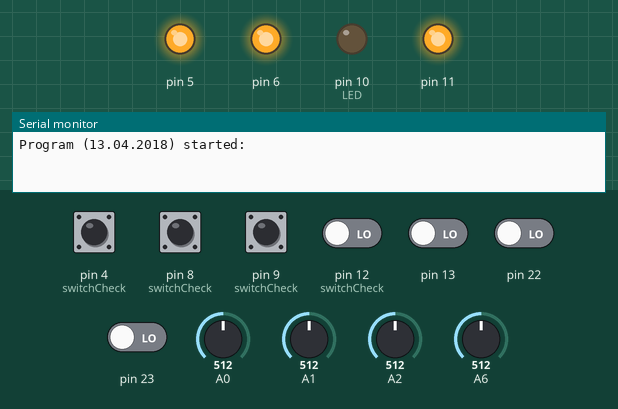
This program was run on a simulated Arduino Nano, built with avr-gcc and run on an emulated ATmega328P. Parts: output pins drawn as LEDs (lit = HIGH), the last lines printed to the serial monitor. Dashed ring = blinking. Inputs (shaded band) come from the test bench; at power-on: pin 9 (switchCheck) HIGH, pin 4 (switchCheck), pin 8 (switchCheck), pin 12 (switchCheck), pin 13, pin 22, pin 23 LOW, A6 = 512, A0 = 512, A1 = 512, A2 = 512.

Above: at 1.2 s.
1.3 s: pin 4 (switchCheck) pulled HIGH for 0.15 s
At 1.7 s:
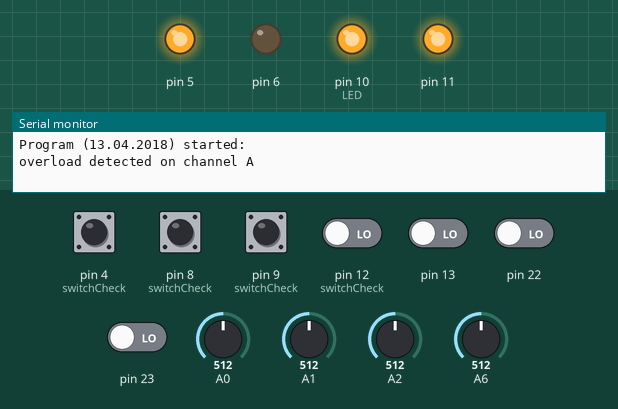
11.7 s: A6 set to 106
21.6 s: A6 set to 94
At 22.14 s:
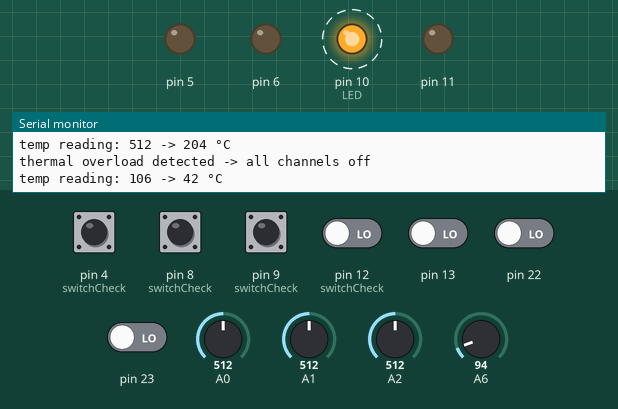
32.2 s: pin 8 (switchCheck) pulled HIGH for 0.15 s
At 33.6 s:
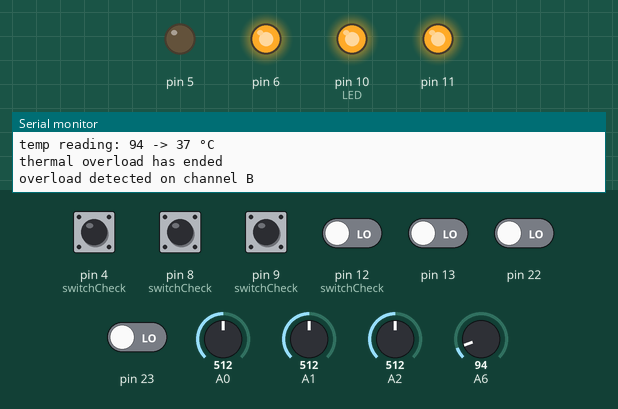
Timing chart, 0 to 38.8 s (numbered marks = the images above; inputs shaded):
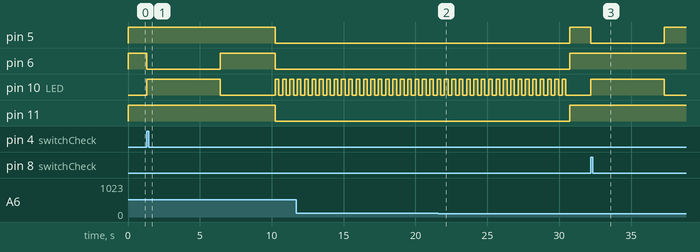

Measured:
- the behaviour switches between 100 and 99 on A6 (found by bisection; images 1 and 2)
- after the input at 1.3 s, pin 6: HIGH → LOW after 0.00 s instead of 8.9 s
- after the input at 21.6 s, pin 5, pin 6, pin 11: LOW → HIGH after 9.1 s; pin 10 (LED): goes on until 30.5 s, then stays LOW
- after the input at 32.2 s, pin 5: HIGH → LOW at once, → HIGH 5.1 s later; pin 10 (LED): LOW → HIGH at once, → LOW 5.1 s later

The program:

main.cpp
```cpp
/*
 * LED-Strip Light Organ with 3 channels
 *
 * Bass:  level at ADC0 (PC0, Arduino Nano: A0) determines PWM value at OC0A (PD6, Arduino Nano: D6),
 *        associated overload signal at PD4 (PCINT20, Arduino Nano: D4)
 * Middle: level at ADC1 (PC1, Arduino Nano: A1) determines PWM value at OC0B (PD5, Arduino Nano: D5)
 *         associated overload signal at PB0 (PCINT0, Arduino Nano: D8)
 * Treble: level at ADC2 (PC2, Arduino Nano: A2) determines PWM value at OC2A (PB3, Arduino Nano: D11)
 *         associated overload signal at PB4 (PCINT4, Arduino Nano: D12)
 * Overload: LED at PB2 (Arduino Nano: D10)
 *           A single channel stays off for 5 sec after detecting a current overload.
 *           After detecting thermal overload (ca. 50° celsius) ALL channels stay off until temperature
 *           drops below 40° celsius or after reboot when temp < 50 deg.
 * Temperature control: LM35 delivers 0mV + 10mV per deg celsius at ADC6 (Arduino Nano: A6).
 * Mode Switch: connected to PB1 (Arduino Nano: D9) for selecting operation mode.
 *
 * Created: 07.07.2017
 * Author : Thomas Jentzsch (yellobyte@bluewin.ch)
 */

#include <Arduino.h>

#define NUM_WORKING_MODES 3
#define NUM_CHANNELS      3
#define OL_TIMER_VALUE    5000          // 5s
#define TIMER_TEMPERATURE 10000         // 10s
#define ADC_REF_EXT       0
#define ADC_REF_VCC       1

volatile uint8_t overload;              // overload marker: Bit 7 for temp & Bit 2-0 for channels
volatile uint8_t overloadMessage;       // overload message to be printed
volatile uint8_t blinkStatus;           // overload LED status
volatile uint16_t timer[NUM_CHANNELS];  // timer per channel (for overload handling)
volatile uint16_t timerTemperature;     // timer for checking temp
volatile uint16_t timerMode;            // timer used in misc modes
volatile uint8_t timerBlink;
uint8_t workingMode;                    // 0 = normal light organ, 1 = bass rhythm, 2 = cyclic

uint8_t valueOld[NUM_CHANNELS],
        pwm, valueNew = 0,
        i = 0, ii = 0;
uint16_t adc = 0;

// 50% PWM on an LED actually does not mean 50% brightness (it's probably more 75%), therefore we need some
// kind of translation table for PWM -> brightness. Quite a lot of testing was required on that issue.
// strongly exponential:
/* uint8_t myExp[256] = { 0, 1, 1, 1, 1, 1, 1, 1, 1, 1, 1, 1, 1, 1, 1, 1,                   // 0-15
            1, 1, 1, 1, 1, 1, 1, 1, 1, 1, 1, 1, 1, 2, 2, 2,                                 // 16-31
            2, 2, 2, 2, 2, 2, 2, 2, 2, 2, 2, 2, 2, 2, 3, 3,                                 // 32-47
            3, 3, 3, 3, 3, 3, 3, 3, 4, 4, 4, 4, 4, 4, 4, 5,                                 // 48-63
            5, 5, 5, 5, 5, 6, 6, 6, 6, 6, 6, 7, 7, 7, 7, 7,                                 // 64-79
            8, 8, 8, 8, 9, 9, 9, 10, 10, 10, 11, 11, 11, 12, 12, 13,                        // 80-95
            13, 14, 14, 14, 15, 15, 16, 16, 17, 17, 18, 18, 19, 19, 20, 21,                 // 96-111
            21, 22, 22, 23, 24, 24, 25, 25, 26, 27, 27, 28, 29, 30, 30, 31,                 // 112-127
            32, 33, 33, 34, 35, 36, 37, 37, 38, 39, 40, 41, 42, 43, 44, 44,                 // 128-143
            45, 46, 47, 48, 49, 50, 51, 52, 54, 55, 56, 57, 58, 59, 60, 61,                 // 144-159
            62, 64, 65, 66, 67, 69, 70, 71, 72, 74, 75, 76, 78, 79, 81, 82,                 // 160-175
            83, 85, 86, 88, 89, 91, 92, 94, 95, 97, 98, 100, 102, 103, 105, 107,            // 176-191
            108, 110, 112, 114, 115, 117, 119, 121, 123, 124, 126, 128, 130, 132, 134, 136, // 192-207
            138, 140, 142, 144, 146, 148, 150, 152, 154, 157, 159, 161, 163, 165, 168, 170, // 208-223
            172, 175, 177, 179, 182, 184, 187, 189, 192, 194, 197, 199, 202, 204, 207, 209, // 224-239
            212, 215, 217, 220, 223, 226, 228, 231, 234, 237, 240, 243, 246, 249, 252, 255  // 240-255
};*/

// somewhat exponential - makes a good visual impression
uint8_t myExp[256] = { 0, 1, 1, 1, 1, 1, 1, 1, 1, 1, 1, 1, 1, 1, 1, 1,
            1, 2, 2, 2, 2, 2, 2, 2, 2, 2, 3, 3, 3, 3, 3, 3,
            4, 4, 4, 4, 5, 5, 5, 5, 6, 6, 6, 7, 7, 7, 8, 8,
            9, 9, 9, 10, 10, 11, 11, 11, 12, 12, 13, 13, 14, 14, 15, 15,
            16, 16, 17, 17, 18, 18, 19, 19, 20, 20, 21, 22, 22, 23, 23, 24,
            25, 25, 26, 27, 27, 28, 29, 29, 30, 31, 31, 32, 33, 33, 34, 35,
            36, 36, 37, 38, 39, 40, 40, 41, 42, 43, 44, 44, 45, 46, 47, 48,
            49, 50, 50, 51, 52, 53, 54, 55, 56, 57, 58, 59, 60, 61, 62, 63,
            64, 65, 66, 67, 68, 69, 70, 71, 72, 73, 74, 75, 76, 77, 79, 80,
            81, 82, 83, 84, 85, 87, 88, 89, 90, 91, 93, 94, 95, 96, 97, 99,
            100, 101, 102, 104, 105, 106, 108, 109, 110, 112, 113, 114, 116, 117, 118, 120,
            121, 122, 124, 125, 127, 128, 129, 131, 132, 134, 135, 137, 138, 140, 141, 143,
            144, 146, 147, 149, 150, 152, 153, 155, 156, 158, 160, 161, 163, 164, 166, 168,
            169, 171, 172, 174, 176, 177, 179, 181, 182, 184, 186, 188, 189, 191, 193, 195,
            196, 198, 200, 202, 203, 205, 207, 209, 211, 212, 214, 216, 218, 220, 222, 224,
            225, 227, 229, 231, 233, 235, 237, 239, 241, 243, 245, 247, 249, 251, 253, 255
};

/* alternatives, abandoned in favor of fixed array
uint8_t myExp(float in) {
  float pwmf = (float) (in / 255);
  //pwmf = pwmf * pwmf  pwmf;
  pwmf = pwmf * pwmf;
  return pwmf * 255;
}
*/

void ADCInit(uint8_t reference) {

  if (reference == ADC_REF_EXT) {
    ADMUX &= ~((1<<REFS1)|(1<<REFS0));  // Use external reference
  }
  else {
    ADMUX |= (1<<REFS0);                // Set reference to AVcc
    ADMUX &= ~(1<<REFS1);
  }
  ADCSRA |= (1<<ADEN)|                        // Enable ADC
            (1<<ADPS2)|(1<<ADPS1)|(1<<ADPS0); // Set prescaler to 128
                                              // Fadc=Fcpu/prescaler=16000000/128=125kHz
                                              // Fadc should be between 50kHz and 200kHz
  // in case interrupt routine is used
  /*
  ADCSRA |= (1<<ADIE)|                  // interrupt enabled
            (1<<ADFR) or (1<<ADATE);    // for free running (depending on chip)
  ADCSRA |= (1<<ADSC);                  // Start first conversion
  */
}

uint16_t ADCRead(uint8_t channel) {

#if defined(__AVR_ATmega168__) || defined(__AVR_ATmega168P__) || defined(__AVR_ATmega328__) || defined(__AVR_ATmega328P__)
  if (channel > 7) return 0;
#else
  if (channel > 5) return 0;
#endif
  ADMUX &= ~((1<<MUX2)|(1<<MUX1)|(1<<MUX0));
  ADMUX |= (channel & 0x07);
  ADCSRA |= (1<<ADSC);                // start Single conversion
  while (!(ADCSRA & (1<<ADIF)));      // wait for conversion to complete
  ADCSRA |=(1<<ADIF);                 // clear ADIF by writing one to it

  return (ADC);
}

/*
// Interrupt routine for ADC conversion complete, not used
ISR(ADC_vect)
{
  ...
  erg = ADC;
  ...
}
*/

// helper function
long map(long x, long in_min, long in_max, long out_min, long out_max)
{
  return (x - in_min) * (out_max - out_min) / (in_max - in_min) + out_min;
}

// checking switch for mode selection, returns 1 when falling edge on PB1 detected
uint8_t switchCheck(void)
{
  static uint8_t  portBuffer,
                  oldStatus = 1;  // switch not pressed
  uint8_t ret = 0;
  uint8_t counter;

  if ((PINB & (1<<PB1)) != (portBuffer & (1<<PB1))) {
    // switch status has changed
    for ( counter=0 ; counter<6 ; ) {
      portBuffer = PINB;
      _delay_us(150);
      if( (PINB & (1<<PB1)) == (portBuffer & (1<<PB1)) )
        counter++;    // stable
      else
        counter = 0;  // not stable yet
    }
    // stable for 6 * 150us = 900us
    if (oldStatus && !(portBuffer & (1<<PB1))) {  // falling edge ?
      ret = 1;
    }
    oldStatus = (portBuffer & (1<<PB1)) ? 1 : 0;  // remember last stable level
  }

  return(ret);
}

ISR(PCINT0_vect)
{
  if ((PINB & (1<<PB0)) != 0)
  {
    // LOW to HIGH at PB0 (Arduino Nano: D8, overload signal channel B)
    OCR0B = 0;                    // channel B: instant PWM off
    overload |= (1<<1);
    if (timer[1] == 0) {          // new overload only when old expired
      timer[1] = OL_TIMER_VALUE;  // otherwise IR2125 will trigger a message each PWM signal
      overloadMessage |= (1<<1);  // trigger message
    }
  }
  if ((PINB & (1<<PB4)) != 0)
  {
    // LOW to HIGH at PB4 (Arduino Nano: D12, overload signal channel C)
    OCR2A = 0;                    // channel C: instant PWM off
    overload |= (1<<2);
    if (timer[2] == 0) {          // new overload only when old expired
      timer[2] = OL_TIMER_VALUE;  // otherwise IR2125 will trigger a message each PWM signal
      overloadMessage |= (1<<2);  // trigger message
    }
  }
}

ISR(PCINT2_vect)
{
  if ((PIND & (1<<PD4)) != 0)
  {
    // LOW to HIGH at PD4 (Arduino Nano: D4, overload signal channel A)
    OCR0A = 0;                    // channel A: instant PWM off
    overload |= (1<<0);
    if (timer[0] == 0) {          // new overload only when old expired
      timer[0] = OL_TIMER_VALUE;  // otherwise IR2125 will trigger a message each PWM signal
      overloadMessage |= (1<<0);  // trigger message
    }
  }
}

//ISR(TIMER1_OVF_vect){
ISR(TIMER1_COMPA_vect){
  if (timer[0]) --timer[0];
  if (timer[1]) --timer[1];
  if (timer[2]) --timer[2];
  if (timerTemperature) --timerTemperature;
  if (timerMode) --timerMode;
  if (timerBlink) --timerBlink;
}

void setup() {
  // put your setup code here, to run once:
  Serial.begin(38400);

  overload = overloadMessage = 0;
  timerTemperature = TIMER_TEMPERATURE;
  timerMode = timerBlink = 0;
  workingMode = 0;
  for ( i=0; i<NUM_CHANNELS; i++) {
    valueOld[i] = 0;
  }

  // port settings
  DDRD = ((1<<PD6) | (1<<PD5));           // PD6(D6) & PD5(D5) PWM output (OC0A & OC0B)
  DDRB = ((1<<PB3) | (1<<PB2));           // PB3(D11) PWM output (OC2A) & PB2(D10) output overload LED
  PORTB |= (1<<PB1);                      // activate pull-up for switch at PB1 (D9)
  PORTB &= ~(1<<PB2);                     // overload LED at PB2 (D10) off

  // initialize timer 0 (Ch A+B) & timer 2 (Ch C) for PWM
  OCR0A = OCR0B = OCR2A = 0;

  TCCR0A = (1<<WGM00);                    // phase correct PWM mode (mode 1) for timer 0 (Ch A+B)
  TCCR0A |= ((1<<COM0A1) | (1<<COM0B1));  // none inverting mode for OC0A & OC0B
  TCCR0B |= ((1<<CS01) | (1<<CS00));      // prescaler to 64 (phase correct PWM: 490Hz) & start PWM

  TCCR2A = (1<<WGM20);                    // phase correct PWM mode (mode 1) for timer 2 (Ch C)
  TCCR2A |= (1<<COM2A1);                  // none inverting mode for OC2A
  TCCR2B |= (1<<CS22);                    // prescaler to 64 (phase correct PWM: 490Hz) & start PWM

  // init timer 1
  //TCCR1B = (1<<CS11) | (1<<CS10);       // prescaler to 64 (top = 0xFFFF -> overflow irq every 0.26s)
  //TIMSK1 |= (1<<TOIE1);                 // timer 1 overflow interrupt enabled
  TCCR1B = ((1<<WGM12) | (1<<CS11) | (1<<CS10)); // prescaler to 64, CTC Mode 4 (OCR1A = TOP)
  OCR1A = 249;                            // 249: timer 1 interrupt every ms
  TIMSK1 |= (1<<OCIE1A);                  // timer 1 OC1A interrupt enabled

  // enabling pin change interrupts
  PCICR |= (1<<PCIE2) | (1<<PCIE0);
  PCMSK2 |= (1<<PCINT20);                 // PD4 (PCINT20) overload at channel A (Bass)
  PCMSK0 |= (1<<PCINT0);                  // PB0 (PCINT0) overload at channel B (Middle)
  PCMSK0 |= (1<<PCINT4);                  // PB4 (PCINT4) overload at channel C (Treble)

  //ADCInit(ADC_REF_VCC);                 // just for testing purposes
  ADCInit(ADC_REF_EXT);                   // initialize AD converter, Uref = 4.096V
  //sei();                                // enable global interrupts - done in framework

  Serial.println(F("Program (13.04.2018) started:"));

  i = 0;
}

void loop() {
  // put your main code here, to run repeatedly:
  if (timerTemperature == 0) {            // 10 sec timeout ?
    timerTemperature = TIMER_TEMPERATURE;
    adc = ADCRead(6);                     // read temp sensor (0..100 deg celsius), 10mV per deg
                                          // at Uref 4.096V --> 4mV per digit --> divisor 2.5
    Serial.print(F("temp reading: "));
    Serial.print(adc);
    Serial.print(F(" -> "));
    Serial.print((uint16_t)((float)adc/2.5));
    Serial.println(F(" °C"));
    if (!(overload & (1<<7)) && (adc > 124))	{ // 0.5V/4.096V*1024
      overload |= (1<<7);                 // temp overload triggered at >50 deg
      Serial.println(F("thermal overload detected -> all channels off"));
    }
    else if ((overload & (1<<7)) && (adc < 100)) {	// 0.4V/4.096V*1024
      overload &= ~(1<<7);                // temp overload deleted at <40 deg
      Serial.println(F("thermal overload has ended"));
    }
  }
  if (overload & (1<<i)) {                // electr. overload on this channel ?
    valueNew = 0;                         // channel off
    if (!(overload & (1<<7))) PORTB |= (1<<PB2);  // LED permanently on if no overtemperature
    if (overloadMessage & (1<<i)) {       // message to be sent for this channel
      Serial.print(F("overload detected on channel "));
      Serial.println((char)('A'+i));
      overloadMessage &= ~(1<<i);
    }
    if (timer[i] == 0) {                  // timer expired ?
      overload &= ~(1<<i);                // clear electr. overload for this channel
      Serial.print(F("overload might be gone on channel "));
      Serial.print((char)('A'+i));
      Serial.println(F(", we release it"));
    }
  }
  if (overload & (1<<7)) {                // thermal overload of system ?
    valueNew = 0;                         // channel off
    if (!timerBlink) {                    // thermal overload: LED at PB2 (D10) blinks (t=250ms)
      PORTB ^= (1<<PB2);
      timerBlink = 250;
    }
  }
  if (!(overload & (1<<i)) && !(overload & (1<<7))) {
    // normal working condition, no overloads
    if (workingMode == 0) {
      // read voltage level of each analog filter output on Filter-PCB
      adc = ADCRead(i);                   // ADCRead() returns 0...1023 (0...4.096V)
      // values for best visual impression obtained by practical tests
      static uint16_t lowLevel[NUM_CHANNELS] = {125,133,124};   // min level at which LEDs just switch off
      static uint16_t highLevel[NUM_CHANNELS] = {408,375,310};  // max level, at which LEDs are permanently on
      if (adc < lowLevel[i]) adc = lowLevel[i];
      if (adc > highLevel[i]) adc = highLevel[i];
      valueNew = map(adc,lowLevel[i],highLevel[i],0,255);       // new value 0..255 represents desired brightness
    }
    else if (workingMode == 1) {
      // switch to next channel when bass channel shows steep edge (rhythm mode)
      static int16_t adc0 = 0, adc1 = 0, adc2 = 0, adc3 = 0;
      _delay_ms(12);
      adc0 = adc1;
      adc1 = adc2;
      adc2 = adc3;
      adc3 = (uint16_t)ADCRead(0);        // read bass channel only
      if ((timerMode == 0) &&
          (((adc2 > 0) && (adc3 > 0) && ((adc3 - adc2) > 107)) ||   // delta: 430mV
          ((adc1 > 0) && (adc3 > 0) && ((adc3 - adc1) > 125)) ||    // delta: 500mV
          ((adc0 > 0) && (adc3 > 0) && ((adc3 - adc0) > 144)))      // delta: 580mV
         ) {
        timerMode = 150;                  // next step in >=150ms at the earliest
        ii++;
        adc0 = adc1 = adc2 = 0;
      }
      // TEST TEST
      /*else {
        PORTB |= (1<<PB2);
        _delay_us(20);
        PORTB &= ~(1<<PB2);
      }*/
      if ((ii % NUM_CHANNELS) == i)
        valueNew = 255;
      else
        valueNew = 0;
    }
    else {  // cyclic mode
      if (timerMode == 0) {
        timerMode = 300;
        ii++;
      }
      if ((ii % NUM_CHANNELS) == i)
        valueNew = 255;
      else
        valueNew = 0;
    }
  }

  if (valueNew != valueOld[i]) {
    if (i != 2) {
      pwm = myExp[valueNew];            // translating PWM value to brightness (only for bass & middle frequ)
    }
    else {
      pwm = valueNew;                   // no transaltion for treble (proved to be best solution visually)
    }
    // write PWM value into register
    if (i == 0) {
      OCR0A = pwm;
    }
    else if (i == 1) {
      OCR0B = pwm;
    }
    else {
      OCR2A = pwm;
    }
    valueOld[i] = valueNew;
  }

  if (!overload) {                      // overload gone ?
    PORTB &= ~(1<<PB2);                 // overload LED at PB2 (D10) off
  }

  if (i == 0 && switchCheck()) {        // switch pressed ?
    workingMode =  (workingMode + 1) % NUM_WORKING_MODES;
    Serial.print(F("new working mode: "));
    Serial.println(workingMode);
  }

  i++;
  i %= NUM_CHANNELS;
}
```
